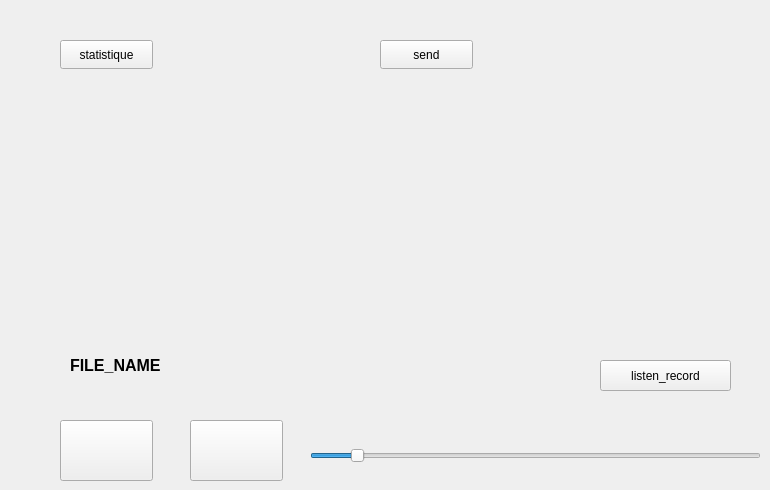
      <widget class="QWidget" name="tab_18">
       <attribute name="title">
        <string>statistique</string>
       </attribute>
       <widget class="QPushButton" name="statistique">
        <property name="geometry">
         <rect>
          <x>60</x>
          <y>40</y>
          <width>93</width>
          <height>29</height>
         </rect>
        </property>
        <property name="text">
         <string>statistique</string>
        </property>
       </widget>
       <widget class="QWidget" name="chartView" native="true">
        <property name="geometry">
         <rect>
          <x>90</x>
          <y>110</y>
          <width>661</width>
          <height>191</height>
         </rect>
        </property>
       </widget>
       <widget class="QLabel" name="FILE">
        <property name="geometry">
         <rect>
          <x>70</x>
          <y>340</y>
          <width>201</width>
          <height>51</height>
         </rect>
        </property>
        <property name="font">
         <font>
          <pointsize>12</pointsize>
          <bold>true</bold>
         </font>
        </property>
        <property name="text">
         <string>FILE_NAME</string>
        </property>
       </widget>
       <widget class="QLabel" name="FILE_NAME">
        <property name="geometry">
         <rect>
          <x>190</x>
          <y>350</y>
          <width>481</width>
          <height>31</height>
         </rect>
        </property>
        <property name="text">
         <string/>
        </property>
       </widget>
       <widget class="QPushButton" name="play_button">
        <property name="geometry">
         <rect>
          <x>60</x>
          <y>420</y>
          <width>93</width>
          <height>61</height>
         </rect>
        </property>
        <property name="text">
         <string/>
        </property>
       </widget>
       <widget class="QPushButton" name="pause_button">
        <property name="geometry">
         <rect>
          <x>190</x>
          <y>420</y>
          <width>93</width>
          <height>61</height>
         </rect>
        </property>
        <property name="text">
         <string/>
        </property>
       </widget>
       <widget class="QSlider" name="horizontalSlider">
        <property name="geometry">
         <rect>
          <x>310</x>
          <y>430</y>
          <width>451</width>
          <height>51</height>
         </rect>
        </property>
        <property name="minimum">
         <number>1</number>
        </property>
        <property name="maximum">
         <number>100</number>
        </property>
        <property name="value">
         <number>10</number>
        </property>
        <property name="orientation">
         <enum>Qt::Orientation::Horizontal</enum>
        </property>
       </widget>
       <widget class="QPushButton" name="pushButton_77">
        <property name="geometry">
         <rect>
          <x>600</x>
          <y>360</y>
          <width>131</width>
          <height>31</height>
         </rect>
        </property>
        <property name="text">
         <string>listen_record</string>
        </property>
       </widget>
       <widget class="QPushButton" name="sendButton">
        <property name="geometry">
         <rect>
          <x>380</x>
          <y>40</y>
          <width>93</width>
          <height>29</height>
         </rect>
        </property>
        <property name="text">
         <string>send</string>
        </property>
       </widget>
      </widget>
